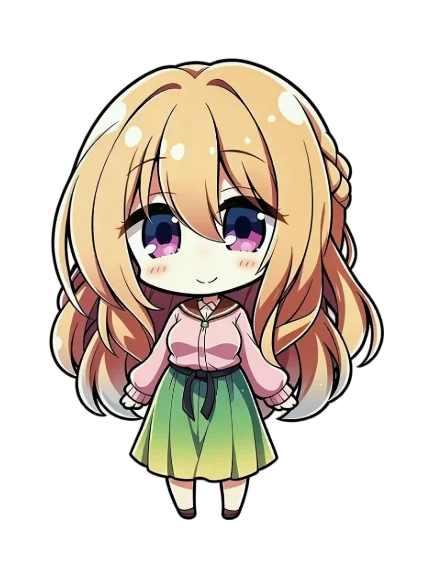
#> input picture qiansui/assets/idle.webp, 432 x 578 px
$ python verify_qiansui_theme.py
#> lines starting #> are read from the running program, lines starting #| are printed output that depends on the picture
"""Decode every WebP in the theme, print a table, and render a preview sheet."""
import sys
from pathlib import Path
from PIL import Image, ImageDraw, ImageFont, ImageSequence

HERE = Path(__file__).resolve().parent
OUT = HERE.parent / 'qiansui'
SHEET = HERE.parent / 'qiansui-preview.png'
STATES = [('idle', 'idle / sleeping(fallback)'), ('idle2', 'idleAnimation: idle2'), ('greeting', 'idleAnimation+click: greeting'),
          ('thinking', 'thinking'), ('working', 'working'), ('attention', 'attention'), ('notification', 'notification / error(fallback)')]
TW, TH = 216, 289

def checker(w, h, s=12):
    im = Image.new('RGBA', (w, h), (235, 235, 235, 255)); d = ImageDraw.Draw(im)
    for y in range(0, h, s):
        for x in range(0, w, s):
            if (x // s + y // s) % 2: d.rectangle([x, y, x + s - 1, y + s - 1], fill=(190, 190, 190, 255))
    return im

font = ImageFont.truetype(r'C:\Windows\Fonts\msyh.ttc', 14)
sheet = Image.new('RGBA', (TW * 3 + 40, (TH + 30) * len(STATES) + 10), (255, 255, 255, 255))
#> sheet: PIL image 688x2243 RGBA; every value is 255
d = ImageDraw.Draw(sheet)
print('file | frames | size | alpha | total ms | KB')
for row, (name, label) in enumerate(STATES):
    p = OUT / 'assets' / f'{name}.webp'
    with Image.open(p) as im:
#> im is the input picture: PIL image 432x578 RGBA; mean R, G, B, A 76, 66.5, 55.5, 108.6
        frames = []; total = 0
        for fr in ImageSequence.Iterator(im):
            total += fr.info.get('duration', 0); frames.append(fr.convert('RGBA'))
#> this loop made 77 passes
#> total on passes 1 to 12: 70, 140, 210, 280, 350, 420, 490, 560, 630, 700, 770, 840
#> after the loop, frames = 77 items; total = 5390
        amin = min(f.getchannel('A').getextrema()[0] for f in frames)
#> amin = 0
        amax = max(f.getchannel('A').getextrema()[1] for f in frames)
#> amax = 255
        print(f'{p.name} | {len(frames)} | {im.size} | min{amin}/max{amax} | {total} | {p.stat().st_size//1024}')
#| idle.webp | 77 | (432, 578) | min0/max255 | 5390 | 2596
    y0 = row * (TH + 30) + 5
    d.text((10, y0), f'{label}  ({len(frames)}f, {total}ms)', fill=(0, 0, 0, 255), font=font)
    for k, idx in enumerate([0, len(frames) // 2, len(frames) - 1]):
        t = checker(TW, TH); f = frames[idx].resize((TW, TH), Image.LANCZOS)
        t.alpha_composite(f); sheet.paste(t, (10 + k * (TW + 10), y0 + 24))
#> this loop made 3 passes
#> idx on passes 1 to 3: 0, 38, 76
#> pass 1, `t = checker(TW, TH)`:
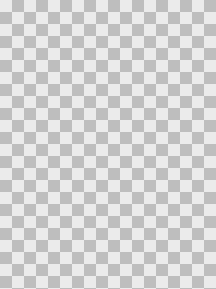
#> t: PIL image 216x289 RGBA; mean R, G, B, A 212.5, 212.5, 212.5, 255
#> pass 1, `f = frames[idx].resize((TW, TH), Image.LANCZOS)`:
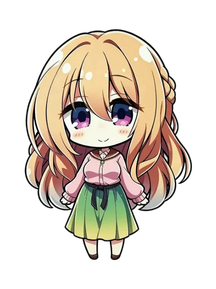
#> f: PIL image 216x289 RGBA; mean R, G, B, A 76, 66.5, 55.6, 108.6; transparent parts drawn white
#> pass 2, `f = frames[idx].resize((TW, TH), Image.LANCZOS)`:
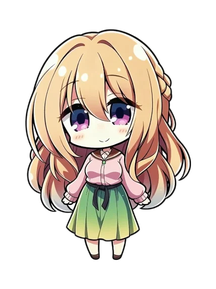
#> f: PIL image 216x289 RGBA; mean R, G, B, A 77.7, 68.1, 58.6, 107; transparent parts drawn white
#> after the loop:
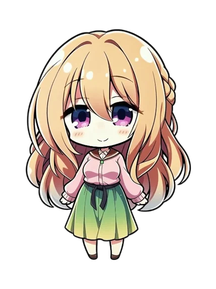
#> f: PIL image 216x289 RGBA; mean R, G, B, A 78, 68.4, 58.6, 107.5; transparent parts drawn white
#> after the loop:
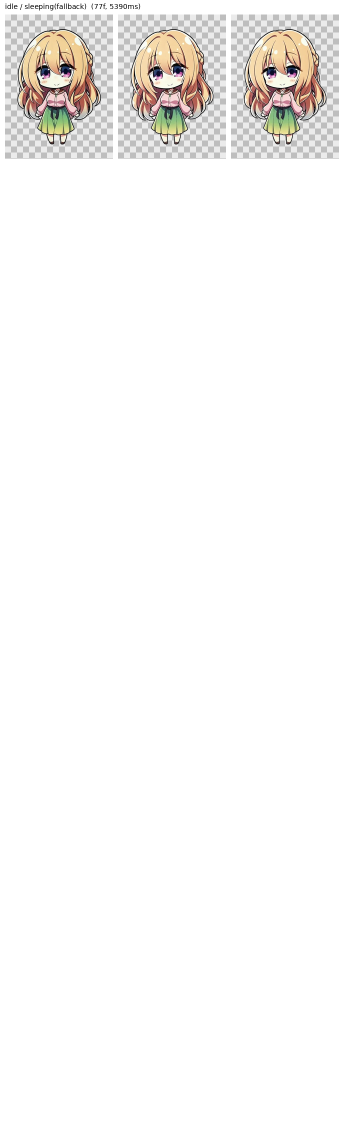
#> sheet: PIL image 688x2243 RGBA (shown at 1/2 size); mean R, G, B, A 248.2, 247, 245.8, 255
#> after the loop:
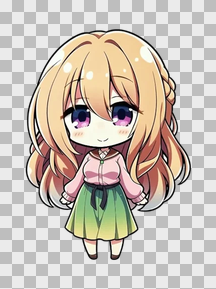
#> t: PIL image 216x289 RGBA; mean R, G, B, A 200.6, 191, 181.1, 255
#> (the run stopped early here; a loop or call above may not have finished)
